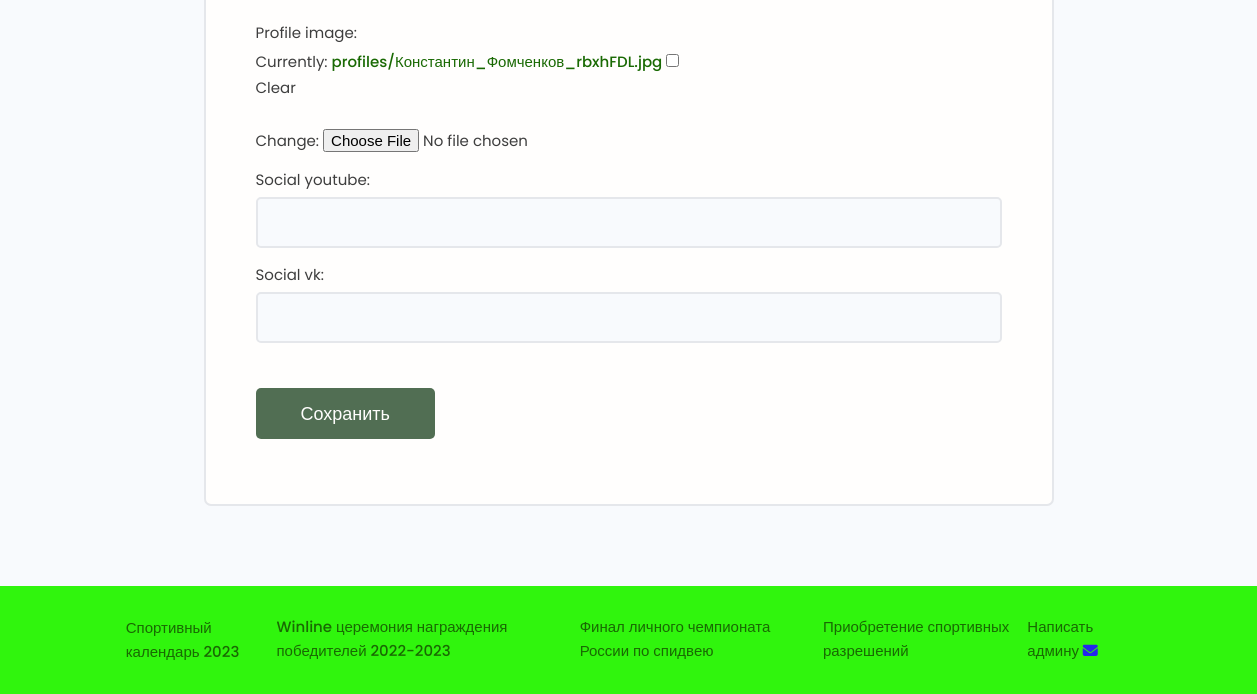
The app's page /users/edit-account/ (signed in, lower part), older data.
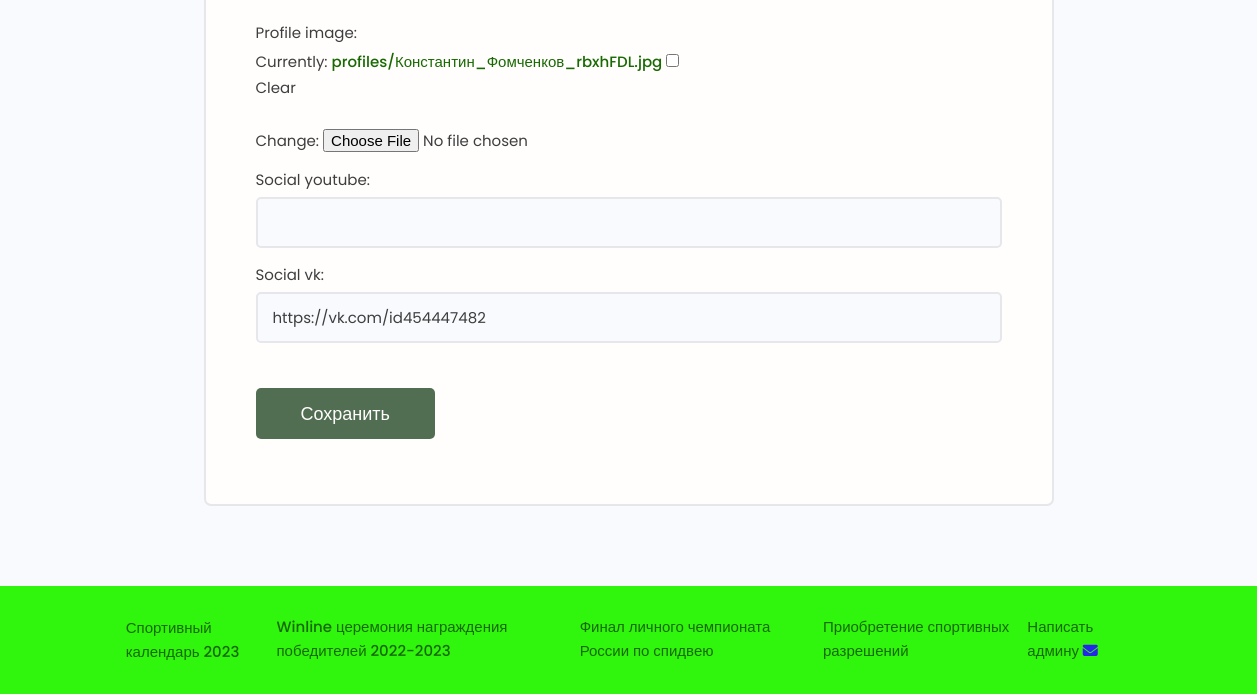
The same page, newer data.
### users/models.py (models this page shows, shortened)
class Profiles(models.Model):
    user = models.OneToOneField(User, on_delete=models.CASCADE, null=True, blank=True)
    name = models.CharField(max_length=200, null=True, blank=True)
    email = models.EmailField(max_length=200, null=True, blank=True)
    username = models.CharField(max_length=200, null=True, blank=True)
    short_info = models.CharField(max_length=300, null=True, blank=True)
    bio = models.TextField(null=True, blank=True)
    profile_image = models.ImageField(upload_to='profiles/', blank=True, null=True,
                                      default='profiles/user-default.png')
    social_youtube = models.CharField(max_length=200, null=True, blank=True)
    social_vk = models.CharField(max_length=200, null=True, blank=True)
    created = models.DateTimeField(auto_now_add=True)

### users/views.py (the view)
# urls.py: path('edit-account/', views.edit_account, name='edit-account'),
@login_required(login_url='login')
def edit_account(request):
    profile = request.user.profiles
    form = ProfileForm(instance=profile)
    if request.method == 'POST':
        form = ProfileForm(request.POST, request.FILES, instance=profile)
        if form.is_valid():
            form.save()
            return redirect('account')
    context = {'form': form}
    return render(request, 'users/profile_form.html', context)

### users/forms.py
class ProfileForm(ModelForm):
    class Meta:
        model = Profiles
        exclude = ['user', 'created']
    def __init__(self, *args, **kwargs):
        super().__init__(*args, **kwargs)
        for name, field in self.fields.items():
            field.widget.attrs.update({'class': 'input'})

### users/templates/users/profile_form.html (shortened to what this page needs)
{% extends 'blogs/base.html' %}
{% load static %}
{% block content %}
<main class="formPage my-xl">
    <div class="content-box">
        <div class="formWrapper">
            <br>
            <form class="form" action="{% url 'edit-account' %}" method="post" enctype="multipart/form-data">
                {% for field in form %}
                <div class="form__field">
                    <label>{{ field.label }}: </label>
                    {{ field }}
                </div>
                {% endfor %}
                <input class="btn btn--sub btn--lg  my-md" type="submit" value="Сохранить"/>
            </form>
        </div>
    </div>
</main>
{% endblock %}

Row changes from the older to the newer data that the page shows:
changed Profiles: social_vk (not shown) → "https://vk.com/id454447482"
